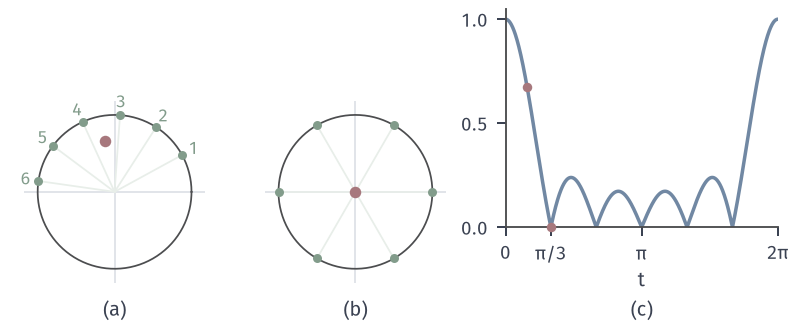

This figure's Python source:
from pathlib import Path
import sys
HERE = Path(__file__).resolve().parent
sys.path.insert(0, str(HERE.parent/"weak-common"))
from weak_fig import *
# Fair die X in {1..6}: phi(t) = mean_k e^{itk} is the centroid of points e^{itk} on the unit circle.
k = np.arange(1, 7)
phi = lambda t: np.exp(1j*np.outer(np.atleast_1d(t), k)).mean(axis=1)
fig = None
import matplotlib.pyplot as plt
fig, axes = figure(width_mm=112, height_mm=46, ncols=3, gridspec_kw={'width_ratios': [1, 1, 1.5]})
fig.set_layout_engine(None); fig.subplots_adjust(left=.03, right=.98, top=.97, bottom=.3, wspace=.28)
th = np.linspace(0, 2*np.pi, 300)
for ax, t in zip(axes[:2], (0.5, np.pi/3)):
    ax.plot(np.cos(th), np.sin(th), color=STROKE, lw=.7)
    ax.axhline(0, color=GRID, lw=.6, zorder=0); ax.axvline(0, color=GRID, lw=.6, zorder=0)
    z = np.exp(1j*t*k)
    for zz in z: ax.plot([0, zz.real], [0, zz.imag], color=GREEN_FILL, lw=.7, zorder=1)
    ax.plot(z.real, z.imag, 'o', ms=3.6, color=GREEN, mew=0, zorder=4)
    c = phi(t)[0]; dot(ax, c.real, c.imag, RED, ms=4.6)
    ax.set_aspect('equal'); ax.set_xlim(-1.18, 1.18); ax.set_ylim(-1.18, 1.18); ax.axis('off')
    ps = ax.get_position(); ax.set_position([ps.x0, .13, ps.width, ps.y1-.13]); ax.set_anchor('S')
ax = axes[0]; z = np.exp(1j*.5*k)
for kk, zz in zip(k, z): lab(ax, 1.17*zz.real, 1.17*zz.imag, str(kk), GREEN, ha='center', va='center', fontsize=7)
ax = axes[2]; t = np.linspace(0, 2*np.pi, 800); ax.plot(t, np.abs(phi(t)), color=BLUE, lw=1.4)
dot(ax, .5, abs(phi(.5)[0]), RED, ms=3.8); dot(ax, np.pi/3, 0, RED, ms=3.8)
ax.set_xlim(0, 2*np.pi); ax.set_ylim(0, 1.05)
ax.set_xticks([0, np.pi/3, np.pi, 2*np.pi]); ax.set_xticklabels(['$0$', r'$\pi/3$', r'$\pi$', r'$2\pi$']); ax.set_yticks([0, .5, 1])
ax.set_xlabel(r'$t$', labelpad=3)
tags(fig, axes)
save(fig, HERE, 'figure', {'phi(0.5)': [float(phi(.5)[0].real), float(phi(.5)[0].imag)], 'abs': float(abs(phi(.5)[0])), 'phi(pi/3)': float(abs(phi(np.pi/3)[0]))})
